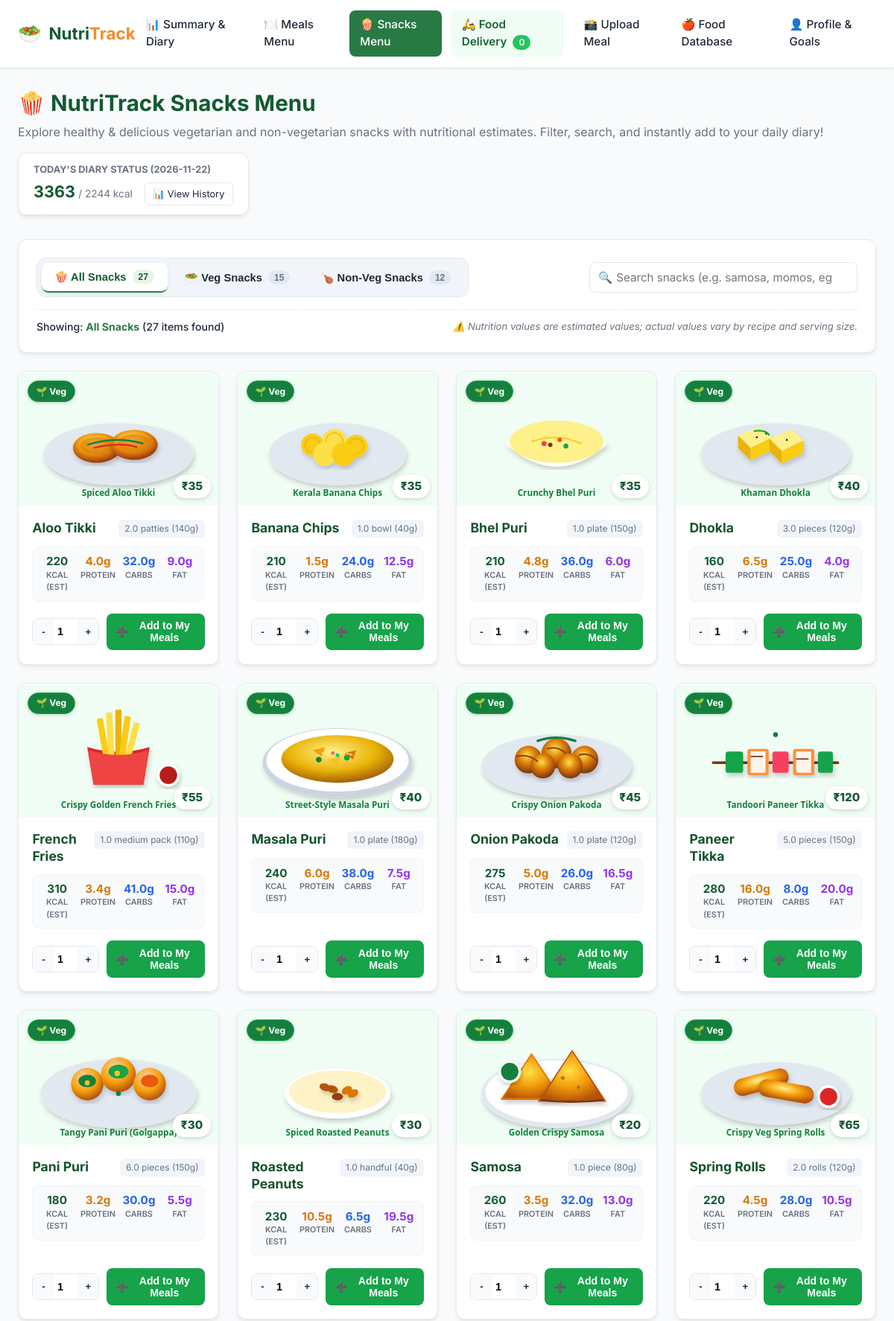
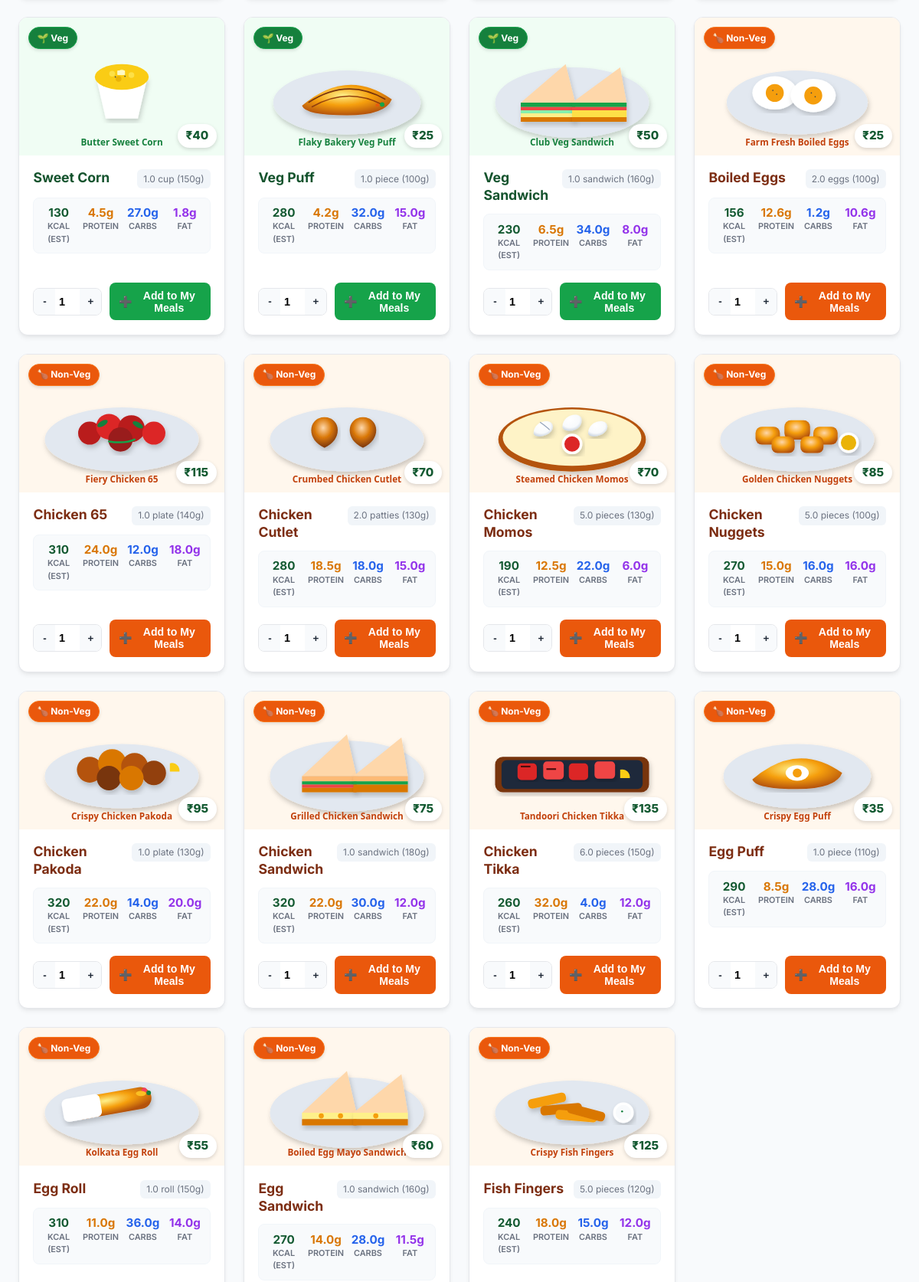
/snacks (upper part), run on the app's committed database (2 pictures, top to bottom).
### tables this page shows
CREATE TABLE user_profile (
            id INTEGER PRIMARY KEY AUTOINCREMENT,
            name TEXT NOT NULL DEFAULT 'User',
            age INTEGER NOT NULL DEFAULT 25,
            gender TEXT NOT NULL DEFAULT 'male',
            height_cm REAL NOT NULL DEFAULT 175.0,
            weight_kg REAL NOT NULL DEFAULT 70.0,
            activity_level TEXT NOT NULL DEFAULT 'moderately_active',
            goal TEXT NOT NULL DEFAULT 'maintenance',
            diet_preference TEXT NOT NULL DEFAULT 'all',
            daily_calorie_target REAL NOT NULL DEFAULT 2000.0,
            daily_protein_target REAL NOT NULL DEFAULT 120.0,
            daily_carb_target REAL NOT NULL DEFAULT 250.0,
            daily_fat_target REAL NOT NULL DEFAULT 60.0,
            updated_at TIMESTAMP DEFAULT CURRENT_TIMESTAMP
        );

CREATE TABLE foods (
            id INTEGER PRIMARY KEY AUTOINCREMENT,
            name TEXT UNIQUE NOT NULL,
            category TEXT NOT NULL,
            serving_size REAL NOT NULL DEFAULT 100.0,
            serving_unit TEXT NOT NULL DEFAULT 'g',
            calories REAL NOT NULL,
            protein REAL NOT NULL,
            carbs REAL NOT NULL,
            fat REAL NOT NULL,
            fiber REAL NOT NULL DEFAULT 0.0,
            diet_type TEXT NOT NULL DEFAULT 'all'
        , image_url TEXT, is_snack INTEGER DEFAULT 0, price REAL DEFAULT 99.0);

### app.py (the view)
@app.route("/snacks", methods=["GET"])
def snacks_view():
    veg_snacks = database.get_snacks(diet_filter="vegetarian")
    non_veg_snacks = database.get_snacks(diet_filter="non-veg")
    all_snacks = database.get_snacks()
    today_date = date.today().isoformat()
    daily_summary = database.get_daily_summary(today_date)
    return render_template(
        "snacks.html",
        veg_snacks=veg_snacks,
        non_veg_snacks=non_veg_snacks,
        all_snacks=all_snacks,
        today_date=today_date,
        daily_summary=daily_summary,
        active_page="snacks"
    )

### database.py (called while the page is built)
def get_db_connection():
    conn = sqlite3.connect(DB_PATH)
    conn.row_factory = sqlite3.Row
    return conn

def get_profile():
    init_db()
    conn = get_db_connection()
    profile = conn.execute("SELECT * FROM user_profile WHERE id = 1").fetchone()
    conn.close()
    return profile

def get_snacks(diet_filter=None, search_query=None):
    init_db()
    conn = get_db_connection()
    query = "SELECT * FROM foods WHERE is_snack = 1"
    params = []
    if diet_filter in ["vegetarian", "veg"]:
        query += " AND diet_type = 'vegetarian'"
    elif diet_filter in ["non-veg", "non_veg"]:
        query += " AND diet_type = 'non-veg'"
    if search_query:
        query += " AND name LIKE ?"
        params.append(f"%{search_query.strip()}%")
    query += " ORDER BY diet_type DESC, name ASC"
    snacks = conn.execute(query, params).fetchall()
    conn.close()
    return snacks

def get_logs_for_date(date_str):
    init_db()
    conn = get_db_connection()
    logs = conn.execute(
        "SELECT * FROM meal_logs WHERE meal_date = ? ORDER BY id ASC",
        (date_str,)
    ).fetchall()
    conn.close()
    return logs

### templates/snacks.html (shortened to what this page needs)
{% extends "base.html" %}
{% block content %}
<div class="page-header" style="display: flex; justify-content: space-between; align-items: flex-start; flex-wrap: wrap; gap: 1rem;">
    <div>
        <h1>🍿 NutriTrack Snacks Menu</h1>
        <p>Explore healthy & delicious vegetarian and non-vegetarian snacks with nutritional estimates. Filter, search, and instantly add to your daily diary!</p>
    </div>
    <div class="card" style="padding: 0.75rem 1.25rem; margin-bottom: 0; min-width: 280px; background: #ffffff; border: 1.5px solid var(--border);">
        <div style="font-size: 0.8rem; font-weight: 700; text-transform: uppercase; color: var(--text-muted); margin-bottom: 0.25rem;">
            Today's Diary Status ({{ today_date }})
        </div>
        <div style="display: flex; gap: 1rem; align-items: baseline;">
            <div>
                <span id="header_cal_display" style="font-size: 1.35rem; font-weight: 700; color: var(--primary-dark);">{{ daily_summary.total_calories|round|int }}</span>
                <span style="font-size: 0.85rem; color: var(--text-muted);">/ {{ daily_summary.target_calories|round|int }} kcal</span>
            </div>
            <a href="{{ url_for('summary_view') }}" class="btn-outline" style="padding: 0.3rem 0.65rem; font-size: 0.8rem; border-radius: 6px; text-decoration: none;">
                📊 View History
            </a>
        </div>
    </div>
</div>
<div class="card" style="margin-bottom: 1.5rem; background: #ffffff;">
    <div style="display: flex; justify-content: space-between; align-items: center; flex-wrap: wrap; gap: 1rem;">
        <div class="snack-tabs" role="tablist">
            <button type="button" class="snack-tab-btn active" id="tab_all" onclick="filterCategory('all', this)" role="tab" aria-selected="true">
                🍿 All Snacks <span class="tab-count" id="count_all">{{ all_snacks|length }}</span>
            </button>
            <button type="button" class="snack-tab-btn veg-tab" id="tab_veg" onclick="filterCategory('vegetarian', this)" role="tab" aria-selected="false">
                🥗 Veg Snacks <span class="tab-count" id="count_veg">{{ veg_snacks|length }}</span>
            </button>
            <button type="button" class="snack-tab-btn nonveg-tab" id="tab_nonveg" onclick="filterCategory('non-veg', this)" role="tab" aria-selected="false">
                🍗 Non-Veg Snacks <span class="tab-count" id="count_nonveg">{{ non_veg_snacks|length }}</span>
            </button>
        </div>
        <div style="display: flex; gap: 0.5rem; flex: 1; max-width: 360px;">
            <div style="position: relative; width: 100%;">
                <input type="text" id="snack_search" class="form-control" placeholder="Search snacks (e.g. samosa, momos, eggs)..." oninput="handleSearch()" style="padding-left: 2.2rem; padding-right: 2rem;">
                <span style="position: absolute; left: 0.75rem; top: 50%; transform: translateY(-50%); color: var(--text-muted); font-size: 0.95rem;">🔍</span>
            </div>
        </div>
    </div>
    <div style="display: flex; justify-content: space-between; align-items: center; margin-top: 1rem; padding-top: 0.75rem; border-top: 1px dashed var(--border); flex-wrap: wrap; gap: 0.5rem;">
        <div style="font-size: 0.88rem; color: var(--text-dark); font-weight: 500;">
            Showing: <strong id="filter_label" style="color: var(--primary);">All Snacks</strong>
            (<span id="visible_count">{{ all_snacks|length }}</span> items found)
        </div>
        <div style="font-size: 0.82rem; color: var(--text-muted); font-style: italic;">
            ⚠️ Nutrition values are estimated values; actual values vary by recipe and serving size.
        </div>
    </div>
</div>
<div id="snacks_container" class="snacks-grid">
    {% for snack in all_snacks %}
    <div class="snack-card item-card {% if snack.diet_type == 'vegetarian' %}theme-veg{% else %}theme-nonveg{% endif %}"
         data-id="{{ snack.id }}"
         data-name="{{ snack.name|lower }}"
         data-diet="{{ snack.diet_type }}"
         data-cal="{{ snack.calories }}"
         data-pro="{{ snack.protein }}"
         data-carb="{{ snack.carbs }}"
         data-fat="{{ snack.fat }}">
        <div class="snack-image-wrap">
            <img src="{{ snack.image_url or url_for('static', filename='images/snacks/' + snack.name|lower|replace(' ', '_') + '.svg') }}"
                 alt="{{ snack.name }}"
                 class="snack-img"
                 loading="lazy"
                 onerror="this.onerror=null; this.src='/static/images/snacks/samosa.svg';">
            <div class="diet-badge-pill {% if snack.diet_type == 'vegetarian' %}pill-veg{% else %}pill-nonveg{% endif %}">
                {% if snack.diet_type == 'vegetarian' %}
                    🌱 Veg
                {% else %}
                    🍗 Non-Veg
                {% endif %}
            </div>
            <div style="position: absolute; bottom: 0.65rem; right: 0.65rem; background: #ffffff; padding: 0.25rem 0.65rem; border-radius: 999px; font-weight: 800; font-size: 0.95rem; color: var(--primary-dark); box-shadow: 0 2px 5px rgba(0,0,0,0.15);">
                ₹{{ snack.price|round|int if snack.price else 35 }}
            </div>
        </div>
        <div class="snack-card-body">
            <div class="snack-title-row">
                <h3 class="snack-title">{{ snack.name }}</h3>
                <span class="snack-serving-badge">{{ snack.serving_size }} {{ snack.serving_unit }}</span>
            </div>
            <div class="snack-macro-grid">
                <div class="macro-pill pill-cal" title="Calories">
                    <span class="macro-val">{{ snack.calories|round|int }}</span>
                    <span class="macro-lbl">kcal (est)</span>
                </div>
                <div class="macro-pill pill-pro" title="Protein">
                    <span class="macro-val">{{ snack.protein }}g</span>
                    <span class="macro-lbl">Protein</span>
                </div>
                <div class="macro-pill pill-carb" title="Carbohydrates">
                    <span class="macro-val">{{ snack.carbs }}g</span>
                    <span class="macro-lbl">Carbs</span>
                </div>
                <div class="macro-pill pill-fat" title="Healthy Fat">
                    <span class="macro-val">{{ snack.fat }}g</span>
                    <span class="macro-lbl">Fat</span>
                </div>
            </div>
            <div class="snack-action-row">
                <div class="qty-control">
                    <button type="button" class="qty-btn" onclick="adjustQty({{ snack.id }}, -1)">-</button>
                    <input type="number" id="qty_{{ snack.id }}" class="qty-field" value="1" min="1" max="10" readonly>
                    <button type="button" class="qty-btn" onclick="adjustQty({{ snack.id }}, 1)">+</button>
                </div>
                <button type="button"
                        class="btn btn-add-meal {% if snack.diet_type == 'vegetarian' %}btn-veg-add{% else %}btn-nonveg-add{% endif %}"
                        id="btn_add_{{ snack.id }}"
                        onclick="addToMeals({{ snack.id }}, '{{ snack.name }}')">
                    <span class="btn-icon">➕</span>
                    <span class="btn-text">Add to My Meals</span>
                </button>
            </div>
        </div>
    </div>
    {% endfor %}
</div>
{% endblock %}

### data on the page
user_profile: target_calories "2244"
foods: image_url (picture), diet_type "🌱 Veg", price "35", name "Aloo Tikki", serving_size "2.0", serving_unit "patties (140g)", calories "220", protein "4.0", carbs "32.0", fat "9.0"
foods: image_url (picture), diet_type "🌱 Veg", price "35", name "Banana Chips", serving_size "1.0", serving_unit "bowl (40g)", calories "210", protein "1.5", carbs "24.0", fat "12.5"
foods: image_url (picture), diet_type "🌱 Veg", price "35", name "Bhel Puri", serving_size "1.0", serving_unit "plate (150g)", calories "210", protein "4.8", carbs "36.0", fat "6.0"
foods: image_url (picture), diet_type "🌱 Veg", price "40", name "Dhokla", serving_size "3.0", serving_unit "pieces (120g)", calories "160", protein "6.5", carbs "25.0", fat "4.0"
foods: image_url (picture), diet_type "🌱 Veg", price "55", name "French Fries", serving_size "1.0", serving_unit "medium pack (110g)", calories "310", protein "3.4", carbs "41.0", fat "15.0"
foods: image_url (picture), diet_type "🌱 Veg", price "40", name "Masala Puri", serving_size "1.0", serving_unit "plate (180g)", calories "240", protein "6.0", carbs "38.0", fat "7.5"
foods: image_url (picture), diet_type "🌱 Veg", price "45", name "Onion Pakoda", serving_size "1.0", serving_unit "plate (120g)", calories "275", protein "5.0", carbs "26.0", fat "16.5"
foods: image_url (picture), diet_type "🌱 Veg", price "120", name "Paneer Tikka", serving_size "5.0", serving_unit "pieces (150g)", calories "280", protein "16.0", carbs "8.0", fat "20.0"
foods: image_url (picture), diet_type "🌱 Veg", price "30", name "Pani Puri", serving_size "6.0", serving_unit "pieces (150g)", calories "180", protein "3.2", carbs "30.0", fat "5.5"
foods: image_url (picture), diet_type "🌱 Veg", price "30", name "Roasted Peanuts", serving_size "1.0", serving_unit "handful (40g)", calories "230", protein "10.5", carbs "6.5", fat "19.5"
foods: image_url (picture), diet_type "🌱 Veg", price "20", name "Samosa", serving_size "1.0", serving_unit "piece (80g)", calories "260", protein "3.5", carbs "32.0", fat "13.0"
foods: image_url (picture), diet_type "🌱 Veg", price "65", name "Spring Rolls", serving_size "2.0", serving_unit "rolls (120g)", calories "220", protein "4.5", carbs "28.0", fat "10.5"
foods: image_url (picture), diet_type "🌱 Veg", price "40", name "Sweet Corn", serving_size "1.0", serving_unit "cup (150g)", calories "130", protein "4.5", carbs "27.0", fat "1.8"
foods: image_url (picture), diet_type "🌱 Veg", price "25", name "Veg Puff", serving_size "1.0", serving_unit "piece (100g)", calories "280", protein "4.2", carbs "32.0", fat "15.0"
foods: image_url (picture), diet_type "🌱 Veg", price "50", name "Veg Sandwich", serving_size "1.0", serving_unit "sandwich (160g)", calories "230", protein "6.5", carbs "34.0", fat "8.0"
foods: image_url (picture), diet_type "🍗 Non-Veg", price "25", name "Boiled Eggs", serving_size "2.0", serving_unit "eggs (100g)", calories "156", protein "12.6", carbs "1.2", fat "10.6"
foods: image_url (picture), diet_type "🍗 Non-Veg", price "115", name "Chicken 65", serving_size "1.0", serving_unit "plate (140g)", calories "310", protein "24.0", carbs "12.0", fat "18.0"
foods: image_url (picture), diet_type "🍗 Non-Veg", price "70", name "Chicken Cutlet", serving_size "2.0", serving_unit "patties (130g)", calories "280", protein "18.5", carbs "18.0", fat "15.0"
foods: image_url (picture), diet_type "🍗 Non-Veg", price "70", name "Chicken Momos", serving_size "5.0", serving_unit "pieces (130g)", calories "190", protein "12.5", carbs "22.0", fat "6.0"
foods: image_url (picture), diet_type "🍗 Non-Veg", price "85", name "Chicken Nuggets", serving_size "5.0", serving_unit "pieces (100g)", calories "270", protein "15.0", carbs "16.0", fat "16.0"
foods: image_url (picture), diet_type "🍗 Non-Veg", price "95", name "Chicken Pakoda", serving_size "1.0", serving_unit "plate (130g)", calories "320", protein "22.0", carbs "14.0", fat "20.0"
foods: image_url (picture), diet_type "🍗 Non-Veg", price "75", name "Chicken Sandwich", serving_size "1.0", serving_unit "sandwich (180g)", calories "320", protein "22.0", carbs "30.0", fat "12.0"
foods: image_url (picture), diet_type "🍗 Non-Veg", price "135", name "Chicken Tikka", serving_size "6.0", serving_unit "pieces (150g)", calories "260", protein "32.0", carbs "4.0", fat "12.0"
foods: image_url (picture), diet_type "🍗 Non-Veg", price "35", name "Egg Puff", serving_size "1.0", serving_unit "piece (110g)", calories "290", protein "8.5", carbs "28.0", fat "16.0"
foods: image_url (picture), diet_type "🍗 Non-Veg", price "55", name "Egg Roll", serving_size "1.0", serving_unit "roll (150g)", calories "310", protein "11.0", carbs "36.0", fat "14.0"
foods: image_url (picture), diet_type "🍗 Non-Veg", price "60", name "Egg Sandwich", serving_size "1.0", serving_unit "sandwich (160g)", calories "270", protein "14.0", carbs "28.0", fat "11.5"
foods: image_url (picture), diet_type "🍗 Non-Veg", price "125", name "Fish Fingers", serving_size "5.0", serving_unit "pieces (120g)", calories "240", protein "18.0", carbs "15.0", fat "12.0"

### other printed values
{{ daily_summary.total_calories|round|int }} "3363"
{{ all_snacks|length }} "27"
{{ veg_snacks|length }} "15"
{{ non_veg_snacks|length }} "12"
